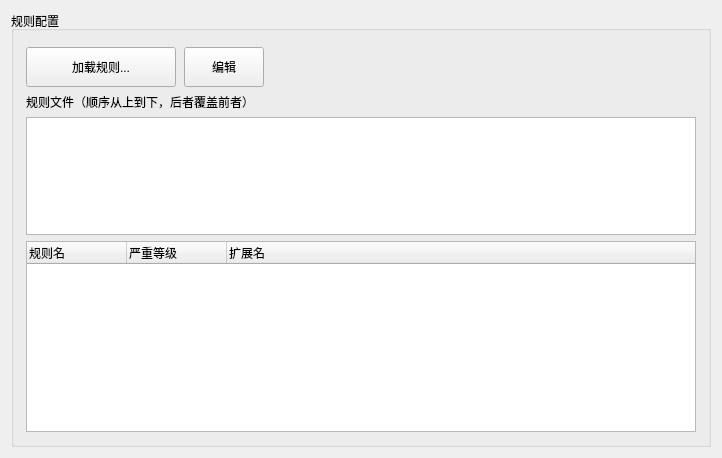
<?xml version="1.0" encoding="UTF-8"?>
<ui version="4.0">
 <class>rule_panel</class>
 <widget class="QWidget" name="rule_panel">
  <property name="geometry">
   <rect>
    <x>0</x>
    <y>0</y>
    <width>722</width>
    <height>458</height>
   </rect>
  </property>
  <property name="windowTitle">
   <string>Form</string>
  </property>
  <layout class="QHBoxLayout" name="horizontalLayout">
   <item>
    <widget class="QGroupBox" name="rules_group">
     <property name="title">
      <string>规则配置</string>
     </property>
     <layout class="QVBoxLayout" name="rules_group_layout">
      <property name="spacing">
       <number>6</number>
      </property>
      <property name="leftMargin">
       <number>12</number>
      </property>
      <property name="topMargin">
       <number>16</number>
      </property>
      <property name="rightMargin">
       <number>12</number>
      </property>
      <property name="bottomMargin">
       <number>12</number>
      </property>
      <item>
       <layout class="QHBoxLayout" name="rules_btn_row">
        <property name="spacing">
         <number>8</number>
        </property>
        <item>
         <widget class="QPushButton" name="load_rules_btn">
          <property name="minimumSize">
           <size>
            <width>150</width>
            <height>40</height>
           </size>
          </property>
          <property name="text">
           <string>加载规则...</string>
          </property>
          <property name="icon">
           <iconset resource="../resources.qrc">
            <normaloff>:/assets/icons/load_list.svg</normaloff>:/assets/icons/load_list.svg</iconset>
          </property>
         </widget>
        </item>
        <item>
         <widget class="QPushButton" name="edit_rule_btn">
          <property name="minimumSize">
           <size>
            <width>0</width>
            <height>40</height>
           </size>
          </property>
          <property name="toolTip">
           <string>编辑选中的规则文件</string>
          </property>
          <property name="text">
           <string>编辑</string>
          </property>
          <property name="icon">
           <iconset resource="../resources.qrc">
            <normaloff>:/assets/icons/edit.svg</normaloff>:/assets/icons/edit.svg</iconset>
          </property>
         </widget>
        </item>
        <item>
         <spacer name="rules_btn_spacer">
          <property name="orientation">
           <enum>Qt::Horizontal</enum>
          </property>
          <property name="sizeHint" stdset="0">
           <size>
            <width>40</width>
            <height>20</height>
           </size>
          </property>
         </spacer>
        </item>
       </layout>
      </item>
      <item>
       <widget class="QLabel" name="rules_file_label">
        <property name="text">
         <string>规则文件（顺序从上到下，后者覆盖前者）</string>
        </property>
       </widget>
      </item>
      <item>
       <widget class="QListWidget" name="rules_file_list">
        <property name="maximumSize">
         <size>
          <width>16777215</width>
          <height>120</height>
         </size>
        </property>
        <property name="toolTip">
         <string>已加载的规则文件，列表顺序代表优先级（从低到高）</string>
        </property>
       </widget>
      </item>
      <item>
       <widget class="QTreeWidget" name="rules_tree">
        <property name="rootIsDecorated">
         <bool>false</bool>
        </property>
        <column>
         <property name="text">
          <string>规则名</string>
         </property>
        </column>
        <column>
         <property name="text">
          <string>严重等级</string>
         </property>
        </column>
        <column>
         <property name="text">
          <string>扩展名</string>
         </property>
        </column>
       </widget>
      </item>
     </layout>
    </widget>
   </item>
  </layout>
 </widget>
 <resources>
  <include location="../resources.qrc"/>
 </resources>
 <connections/>
</ui>
